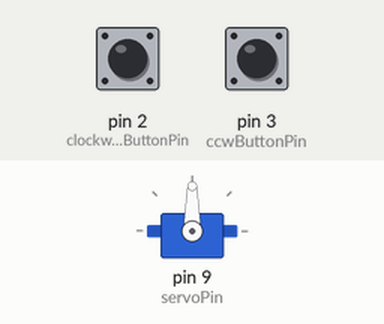
This sketch was run on a simulated Arduino Uno, built with avr-gcc and run on an emulated ATmega328P. On the bench: servo. The test bench sets the inputs (shaded band); at power-on: pin 2 (clockwiseButtonPin) HIGH, pin 3 (ccwButtonPin) HIGH.

Above: at 1.2 s.
1.3 s: pin 2 (clockwiseButtonPin) pulled LOW for 0.15 s
At 2.5 s:
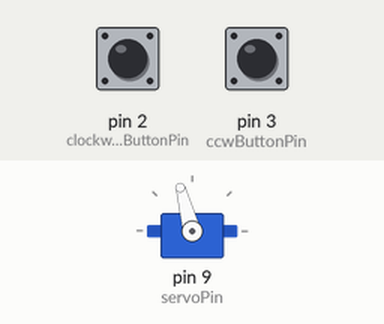
2.9 s: pin 3 (ccwButtonPin) pulled LOW for 1 s
At 5.0 s:
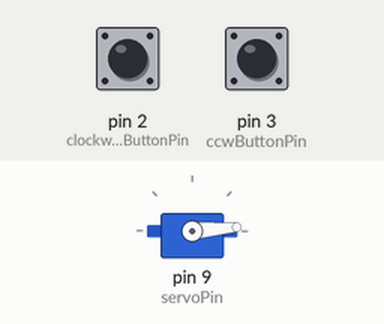
5.9 s: pin 2 (clockwiseButtonPin) pulled LOW for 3.2 s
At 8.5 s:
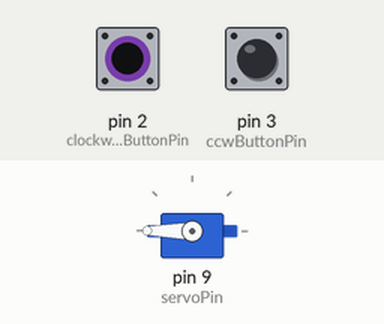
10.6 s: pin 3 (ccwButtonPin) pulled LOW for 0.15 s
At 11.9 s:
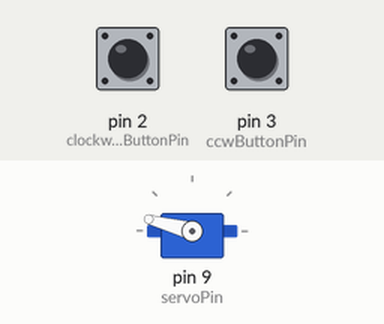
12.2 s: pin 2 (clockwiseButtonPin) pulled LOW for 1 s
At 13.2 s:
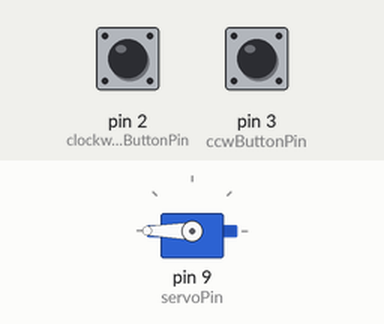
Timing chart, 0 to 15.2 s (numbered marks = the images above; inputs shaded):
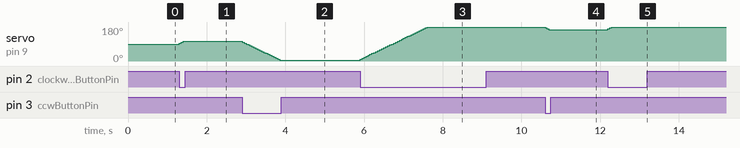

The sketch:

Servo_motor_proj.ino
```cpp
#include <Servo.h>


const int servoPin = 9;
const int clockwiseButtonPin = 2;
const int ccwButtonPin = 3;

Servo myServo;
int angle = 90;

void setup() {
  myServo.attach(servoPin);
  pinMode(clockwiseButtonPin, INPUT_PULLUP);
  pinMode(ccwButtonPin, INPUT_PULLUP);
}

void loop() {

  if (digitalRead(clockwiseButtonPin) == LOW) {

    angle += 5;
    if (angle > 180) {
      angle = 180;
    }
    myServo.write(angle);
    delay(50);
  }


  if (digitalRead(ccwButtonPin) == LOW) {

    angle -= 5;
    if (angle < 0) {
      angle = 0;
    }
    myServo.write(angle);
    delay(50);
  }
}
```

Measured:
- after the input at 1.3 s, servo on pin 9 (servoPin): 90° → 105° at once
- after the input at 2.9 s, servo on pin 9 (servoPin): moves from 105° to 5° over 0.95 s, starting at once
- after the input at 5.9 s, servo on pin 9 (servoPin): moves from 5° to 180° over 1.7 s, starting at once
- after the input at 10.6 s, servo on pin 9 (servoPin): 180° → 165° at once
- after the input at 12.2 s, servo on pin 9 (servoPin): 165° → 180° at once
